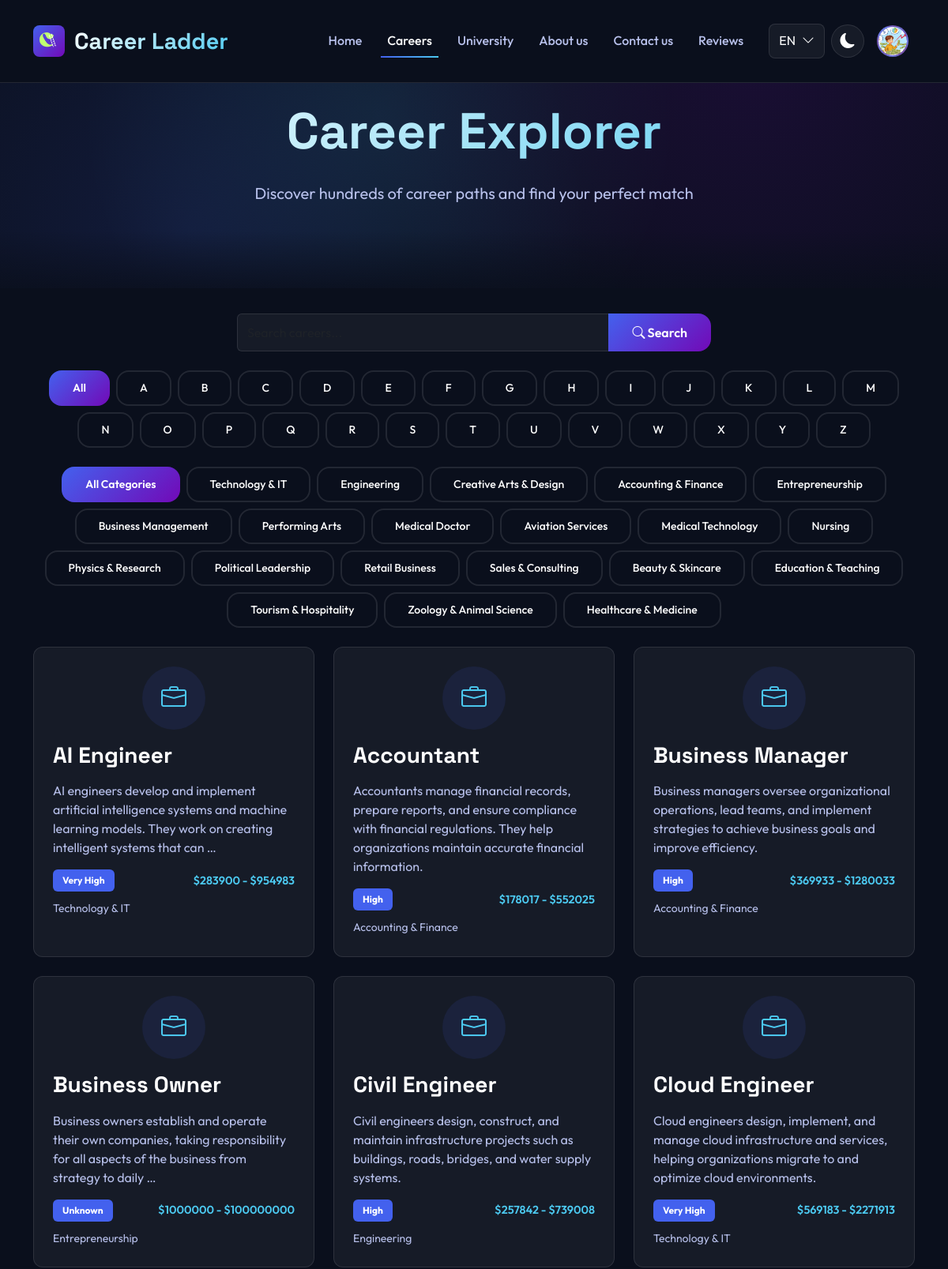
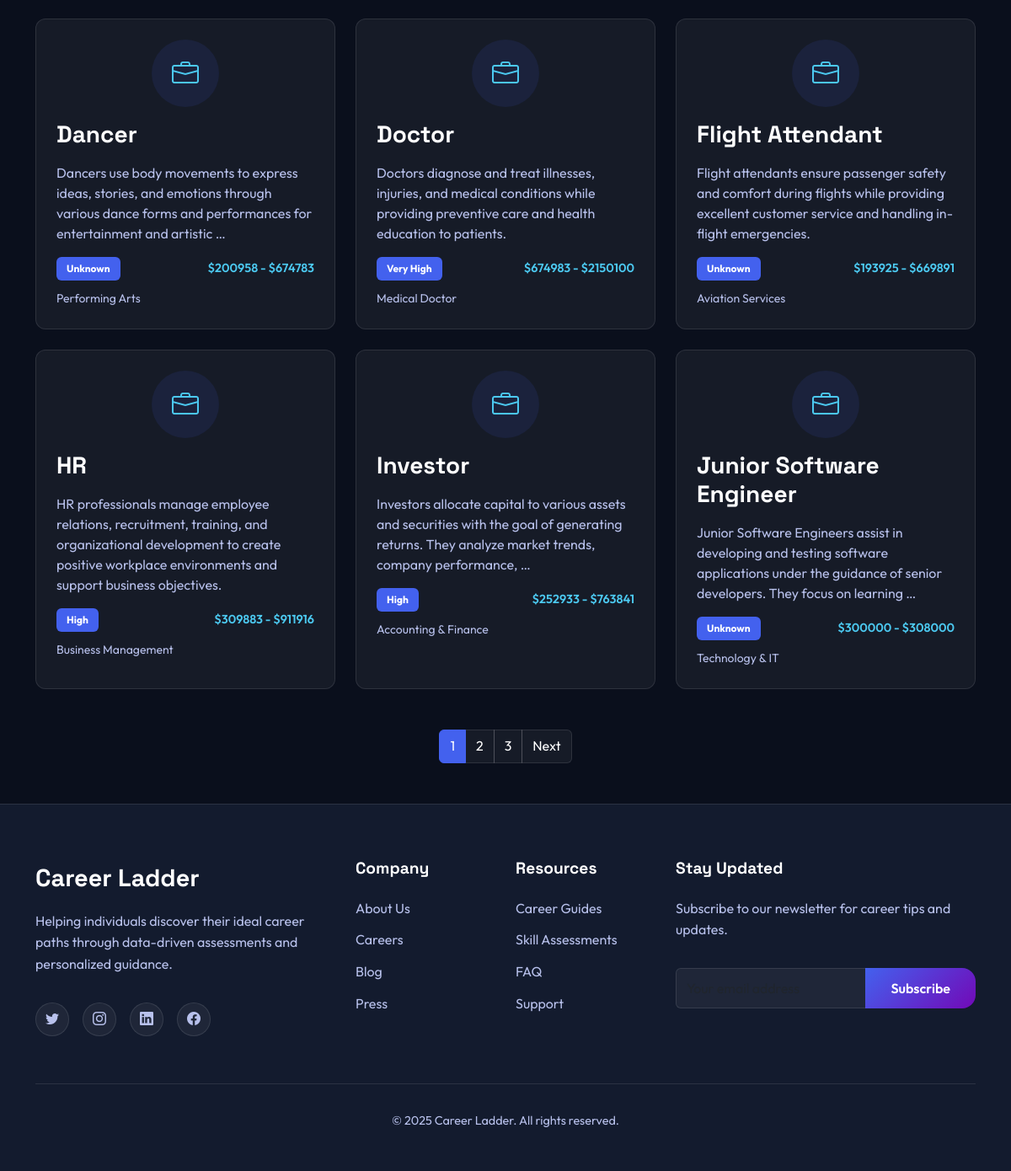
The page /careers/ (signed in) on the database its author committed (2 pictures, top to bottom).
### NovaX_webpage/models.py (models this page shows, shortened)
class StudentProfile(models.Model):
    EXAM_CHOICES = [
        ("none", "Not taken"),
        ("matriculation", "Matriculation Exam"),
        ("igcse", "IGCSE"),
        ("ged", "GED"),
    ]
    GENDER_CHOICES = [
        ("male", "Male"),
        ("female", "Female"),
    ]
    user = models.OneToOneField(User, on_delete=models.CASCADE, related_name="profile")
    full_name = models.CharField(max_length=150, blank=True)  # display name
    gender = models.CharField(max_length=10, choices=GENDER_CHOICES, blank=True)
    age = models.PositiveIntegerField(null=True, blank=True, validators=[MinValueValidator(10), MaxValueValidator(100)])
    phone = models.CharField(max_length=20, null=True, blank=True)
    exam_type = models.CharField(max_length=20, choices=EXAM_CHOICES, default="none")
    passed_date = models.DateField(null=True, blank=True)  # matric/igcse/ged passed date (if applicable)
    passed_school = models.CharField(max_length=120, blank=True)  # e.g. "MA HLAING", "CAE"
    subject_marks = models.JSONField(default=dict, blank=True)
    history_tests_taken = models.JSONField(default=list, blank=True)
    photo = models.ImageField(upload_to="profile_photos/", null=True, blank=True)
    last_school = models.CharField(max_length=100, null=True, blank=True)

class Category(models.Model):
    name_en = models.CharField(max_length=200)
    name_my = models.CharField(max_length=200, blank=True)
    slug = models.SlugField(max_length=255, unique=True, blank=True)
    description_en = models.TextField(blank=True)
    description_my = models.TextField(blank=True)
    university_category_keywords = models.TextField(
        blank=True, help_text="Comma-separated keywords to match with university majors"
    )
    class Meta:
        verbose_name_plural = "Categories"
    def get_name(self, language="en"):
        return getattr(self, f"name_{language}", self.name_en)

class Career(models.Model):
    title_en = models.CharField(max_length=200)
    title_my = models.CharField(max_length=200, blank=True)
    slug = models.SlugField(unique=True)
    category = models.ForeignKey(
        Category, on_delete=models.CASCADE, related_name="careers"
    )
    career_keywords = models.TextField(
        blank=True, help_text="Comma-separated specific keywords"
    )
    description_en = models.TextField()
    description_my = models.TextField(blank=True)
    responsibilities_en = models.TextField()
    skills_required_en = models.TextField()
    education_requirements_en = models.TextField()
    responsibilities_my = models.TextField(blank=True)
    skills_required_my = models.TextField(blank=True)
    education_requirements_my = models.TextField(blank=True)
    salary_range_min = models.DecimalField(max_digits=15, decimal_places=2)
    salary_range_max = models.DecimalField(max_digits=15, decimal_places=2)
    salary_currency = models.CharField(max_length=3, default="USD")
    job_outlook_en = models.CharField(
        max_length=100,
        choices=[
            ("very_high", "Very High Demand"),
            ("high", "High Demand"),
            ("average", "Average Demand"),
            ("low", "Low Demand"),
        ],
    )
    job_outlook_my = models.CharField(max_length=100, blank=True)
    experience_level = models.CharField(
        max_length=50,
        choices=[
            ("entry", "Entry Level"),
            ("mid", "Mid Level"),
            ("senior", "Senior Level"),
            ("executive", "Executive Level"),
        ],
    )
    public_university = models.ForeignKey(
        'PublicUniversity',
        on_delete=models.SET_NULL,
        null=True,
        blank=True,
        help_text="Related public university for this career"
    )
    private_college = models.ForeignKey(
        'PrivateCollege',
        on_delete=models.SET_NULL,
        null=True,
        blank=True,
        help_text="Related private college for this career"
    )
    is_active = models.BooleanField(default=True)
    created_at = models.DateTimeField(auto_now_add=True)
    updated_at = models.DateTimeField(auto_now=True)
    def get_title(self, language="en"):
        return getattr(self, f"title_{language}", self.title_en)
    def get_description(self, language="en"):
        return getattr(self, f"description_{language}", self.description_en)
    def get_job_outlook(self, language="en"):
        outlook_map = {
            "very_high": "Very High",
            "high": "High",
            "average": "Average",
            "low": "Low",
        }
        return outlook_map.get(self.job_outlook_en, "Unknown")

### NovaX_webpage/views.py (the view)
# urls.py: path('careers/', views.career_list, name='career_list'),
def career_list(request):
    current_language = request.GET.get('lang') or request.session.get('language') or 'en'
    request.session['language'] = current_language
    careers = Career.objects.filter(is_active=True).order_by("title_en")
    letter = request.GET.get("letter", "").upper()
    if letter and len(letter) == 1:
        careers = careers.filter(title_en__istartswith=letter)
    category_slug = request.GET.get("category")
    if category_slug:
        careers = careers.filter(category__slug=category_slug)
    paginator = Paginator(careers, 12)
    page_number = request.GET.get("page")
    page_obj = paginator.get_page(page_number)
    categories = Category.objects.all()
    context = {
        "page_obj": page_obj,
        "categories": categories,
        "selected_letter": letter,
        "selected_category": category_slug,
        "current_language": current_language,
    }
    return render(request, "careers/career_list.html", context)

### NovaX_webpage/templates/careers/career_list.html (shortened to what this page needs)
{% extends "base.html" %}
{% load static %}
{% block content %}
<section class="hero-section" style="padding: 8rem 0 4rem;">
  <div class="container">
    <div class="hero-content text-center translation-content">
      <h1 class="fade-in-up">
        {% if current_language == 'my' %}
          အလုပ်အကိုင်ရှာဖွေရေးကိရိယာ
        {% else %}
          Career Explorer
        {% endif %}
      </h1>
      <p class="subtext mx-auto fade-in-up delay-1">
        {% if current_language == 'my' %}
          ရာနှင့်ချီသော အလုပ်အကိုင်လမ်းကြောင်းများကို ရှာဖွေပြီး သင့်တော်သော အလုပ်အကိုင်ကို ရှာဖွေလိုက်ပါ
        {% else %}
          Discover hundreds of career paths and find your perfect match
        {% endif %}
      </p>
    </div>
  </div>
</section>
<section class="section translation-content" style="padding: 2rem 0;">
  <div class="container">
    <div class="row mb-4">
      <div class="col-12">
        <form action="{% url 'career_search' %}" method="get" class="fade-in-up">
          <div class="input-group" style="max-width: 600px; margin: 0 auto;">
            <input type="text" name="q" class="form-control"
                   placeholder="{% if current_language == 'my' %}အလုပ်အကိုင်များ ရှာဖွေရန်...{% else %}Search careers...{% endif %}"
                   value="{{ query|default:'' }}"
                   style="background: var(--card-bg); border: 1px solid var(--border-color); color: var(--text-primary);">
            <button class="btn btn-primary-custom" type="submit">
              <i class="bi bi-search"></i>
              <span class="btn-text">{% if current_language == 'my' %}ရှာဖွေရန်{% else %}Search{% endif %}</span>
            </button>
          </div>
        </form>
      </div>
    </div>
    <div class="row mb-4">
      <div class="col-12">
        <div class="d-flex flex-wrap justify-content-center gap-2 fade-in-up delay-1">
          <a href="{% url 'career_list' %}"
            class="btn btn-sm {% if not selected_letter %}btn-primary-custom{% else %}btn-secondary-custom{% endif %}">
            {% if current_language == 'my' %}အားလုံး{% else %}All{% endif %}
          </a>
          {% for letter in "ABCDEFGHIJKLMNOPQRSTUVWXYZ" %}
          <a href="{% url 'career_list' %}?letter={{ letter }}"
            class="btn btn-sm {% if selected_letter == letter %}btn-primary-custom{% else %}btn-secondary-custom{% endif %}">
            {{ letter }}
          </a>
          {% endfor %}
        </div>
      </div>
    </div>
    <div class="row mb-4">
      <div class="col-12">
        <div class="d-flex flex-wrap justify-content-center gap-2 fade-in-up delay-2">
          <a href="{% url 'career_list' %}"
             class="btn btn-sm {% if not selected_category %}btn-primary-custom{% else %}btn-secondary-custom{% endif %}">
            {% if current_language == 'my' %}အမျိုးအစားအားလုံး{% else %}All Categories{% endif %}
          </a>
          {% for cat in categories %}
          <a href="{% url 'career_list' %}?category={{ cat.slug }}"
             class="btn btn-sm {% if selected_category == cat.slug %}btn-primary-custom{% else %}btn-secondary-custom{% endif %}">
            {% if current_language == 'my' and cat.get_name_my %}
              {{ cat.get_name_my }}
            {% else %}
              {{ cat.get_name }}
            {% endif %}
          </a>
          {% endfor %}
        </div>
      </div>
    </div>
    <div class="row g-4">
      {% for career in page_obj %}
      <div class="col-lg-4 col-md-6 fade-in-up">
        <a href="{% url 'career_detail' career.slug %}" class="career-card h-100 d-block text-decoration-none"
          style="cursor: pointer; min-height: 300px; background: var(--card-bg); border: 1px solid var(--border-color); border-radius: 12px; padding: 1.5rem; display: block; text-decoration: none; color: inherit; transition: all 0.3s ease;">
          <div class="feature-icon" style="text-align: center; margin-bottom: 1rem;">
            <i class="bi bi-briefcase" style="font-size: 2rem; color: var(--accent-teal);"></i>
          </div>
          <h3 style="margin-bottom: 1rem; color: var(--text-primary);">
            {% if current_language == 'my' and career.get_title_my %}
              {{ career.get_title_my }}
            {% else %}
              {{ career.get_title }}
            {% endif %}
          </h3>
          <p class="mb-2" style="min-height: 60px; color: var(--text-secondary); line-height: 1.5;">
            {% if current_language == 'my' and career.get_description_my %}
              {{ career.get_description_my|truncatewords:20 }}
            {% else %}
              {{ career.get_description|truncatewords:20 }}
            {% endif %}
          </p>
          <div class="d-flex justify-content-between align-items-center mt-3">
            <span class="badge" style="background: var(--accent-blue); color: white; padding: 0.5rem 0.75rem; border-radius: 6px;">
              {% if current_language == 'my' and career.get_job_outlook_my %}
                {{ career.get_job_outlook_my }}
              {% else %}
                {{ career.get_job_outlook }}
              {% endif %}
            </span>
            <span style="color: var(--accent-teal); font-weight: 600; font-size: 0.9rem;">
              {% if current_language == 'my' %}
                {{ career.salary_range_min|floatformat:0 }} - {{ career.salary_range_max|floatformat:0 }} ကျပ်
              {% else %}
                ${{ career.salary_range_min|floatformat:0 }} - ${{ career.salary_range_max|floatformat:0 }}
              {% endif %}
            </span>
          </div>
          <div class="mt-2">
            <small style="color: var(--text-secondary);">
              {% if current_language == 'my' and career.category.get_name_my %}
                {{ career.category.get_name_my }}
              {% else %}
                {{ career.category.get_name }}
              {% endif %}
            </small>
          </div>
        </a>
      </div>
      {% endfor %}
    </div>
    {% if page_obj.has_other_pages %}
    <div class="row mt-5">
      <div class="col-12">
        <nav aria-label="Career pagination">
          <ul class="pagination justify-content-center">
            {% for num in page_obj.paginator.page_range %}
            {% if page_obj.number == num %}
            <li class="page-item active">
              <span class="page-link" style="background: var(--accent-blue); border-color: var(--accent-blue);">
                {{ num }}
              </span>
            </li>
            {% else %}
            <li class="page-item">
              <a class="page-link"
                href="?page={{ num }}{% if selected_letter %}&letter={{ selected_letter }}{% endif %}{% if selected_category %}&category={{ selected_category }}{% endif %}"
                style="background: var(--card-bg); border-color: var(--border-color); color: var(--text-primary);">
                {{ num }}
              </a>
            </li>
            {% endif %}
            {% endfor %}
            {% if page_obj.has_next %}
            <li class="page-item">
              <a class="page-link"
                href="?page={{ page_obj.next_page_number }}{% if selected_letter %}&letter={{ selected_letter }}{% endif %}{% if selected_category %}&category={{ selected_category }}{% endif %}"
                style="background: var(--card-bg); border-color: var(--border-color); color: var(--text-primary);">
                {% if current_language == 'my' %}နောက်သို့{% else %}Next{% endif %}
              </a>
            </li>
            {% endif %}
          </ul>
        </nav>
      </div>
    </div>
    {% endif %}
  </div>
</section>
{% endblock %}

### NovaX_webpage/templates/includes/header.html (shortened to what this page needs)
{% load static %}
<nav class="navbar navbar-expand-lg">
  <div class="container-fluid" style="margin-left: 30px; margin-right: 30px;">
    <a class="navbar-brand" href="{% url 'home' %}">
      <div class="brand-logo"><img src="{% static 'logo.png' %}" alt="Career Ladder Logo"></div>
      <span class="brand-text">Career Ladder</span>
    </a>
    <div class="collapse navbar-collapse" id="navbarNav">
      <ul class="navbar-nav ms-auto align-items-center">
        <li class="nav-item">
          <a class="nav-link mx-2 {% if request.resolver_match.url_name == 'home' %} active{% endif %}"
             href="{% url 'home' %}" data-i18n="nav.home">Home</a>
        </li>
        <li class="nav-item">
          <a class="nav-link mx-2{% if request.resolver_match.url_name == 'career_list' %} active{% endif %}"
             href="{% url 'career_list' %}" data-i18n="nav.career">Careers</a>
        </li>
         <li class="nav-item">
          <a class="nav-link mx-2{% if request.resolver_match.url_name == 'architecture_path' %} active{% endif %}"
             href="{% url 'architecture_path' %}" data-i18n="nav.archiPaths">University</a>
        </li>
        <li class="nav-item">
          <a class="nav-link mx-2{% if request.resolver_match.url_name == 'about' %} active{% endif %}"
             href="{% url 'about' %}" data-i18n="nav.aboutus">About us</a>
        </li>
        <li class="nav-item">
          <a class="nav-link mx-2{% if request.resolver_match.url_name == 'contact' %} active{% endif %}"
             href="{% url 'contact' %}" data-i18n="nav.contactUs">Contact us</a>
        </li>
        <li class="nav-item">
          <a class="nav-link{% if request.resolver_match.url_name == 'contact' %} active{% endif %}"
             href="{% url 'review_page' %}" data-i18n="nav.reviews">User Review</a>
        </li>
        <li class="ms-lg-3 d-flex align-items-center gap-2">
<div class="language-selector">
  <div class="language-btn" id="languageBtn">
    <span id="currentLanguage">
    </span>
    <i class="bi bi-chevron-down"></i>
  </div>
</div>
          <button class="theme-toggle" id="themeToggle">
            <i class="bi bi-moon-fill"></i>
          </button>
          {% if user.is_authenticated %}
          <div class="nav-item dropdown">
            <a class="nav-link dropdown-toggle p-0 no-underline" href="#" id="profileDropdown" role="button" data-bs-toggle="dropdown" aria-expanded="false">
              <div class="user-avatar-circle">
                {% if user.profile.photo %}
                  <img src="{{ user.profile.photo.url }}" alt="{{ user.username }}" class="profile-photo">
                {% else %}
                  <i class="bi bi-person-fill"></i>
                {% endif %}
              </div>
            </a>
          </div>
          {% endif %}
        </li>
      </ul>
    </div>
  </div>
</nav>

### rows shown on the page
Category: get_name "Technology & IT"
Category: get_name "Engineering"
Category: get_name "Creative Arts & Design"
Category: get_name "Accounting & Finance"
Category: get_name "Entrepreneurship"
Category: get_name "Business Management"
Category: get_name "Performing Arts"
Category: get_name "Medical Doctor"
Category: get_name "Aviation Services"
Category: get_name "Medical Technology"
Category: get_name "Nursing"
Category: get_name "Physics & Research"
Category: get_name "Political Leadership"
Category: get_name "Retail Business"
Category: get_name "Sales & Consulting"
Category: get_name "Beauty & Skincare"
Category: get_name "Education & Teaching"
Category: get_name "Tourism & Hospitality"
Category: get_name "Zoology & Animal Science"
Category: get_name "Healthcare & Medicine"
Career: get_title "AI Engineer", get_description "AI engineers develop and implement artificial intelligence systems and machine learning models. They work on creating intelligent systems that can …", get_job_outlook "Very High", salary_range_min "283900", salary_range_max "954983", category.get_name "Technology & IT"
Career: get_title "Accountant", get_description "Accountants manage financial records, prepare reports, and ensure compliance with financial regulations. They help organizations maintain accurate financial information.", get_job_outlook "High", salary_range_min "178017", salary_range_max "552025", category.get_name "Accounting & Finance"
Career: get_title "Business Manager", get_description "Business managers oversee organizational operations, lead teams, and implement strategies to achieve business goals and improve efficiency.", get_job_outlook "High", salary_range_min "369933", salary_range_max "1280033", category.get_name "Accounting & Finance"
Career: get_title "Business Owner", get_description "Business owners establish and operate their own companies, taking responsibility for all aspects of the business from strategy to daily …", get_job_outlook "Unknown", salary_range_min "1000000", salary_range_max "100000000", category.get_name "Entrepreneurship"
Career: get_title "Civil Engineer", get_description "Civil engineers design, construct, and maintain infrastructure projects such as buildings, roads, bridges, and water supply systems.", get_job_outlook "High", salary_range_min "257842", salary_range_max "739008", category.get_name "Engineering"
Career: get_title "Cloud Engineer", get_description "Cloud engineers design, implement, and manage cloud infrastructure and services, helping organizations migrate to and optimize cloud environments.", get_job_outlook "Very High", salary_range_min "569183", salary_range_max "2271913", category.get_name "Technology & IT"
Career: get_title "Dancer", get_description "Dancers use body movements to express ideas, stories, and emotions through various dance forms and performances for entertainment and artistic …", get_job_outlook "Unknown", salary_range_min "200958", salary_range_max "674783", category.get_name "Performing Arts"
Career: get_title "Doctor", get_description "Doctors diagnose and treat illnesses, injuries, and medical conditions while providing preventive care and health education to patients.", get_job_outlook "Very High", salary_range_min "674983", salary_range_max "2150100", category.get_name "Medical Doctor"
Career: get_title "Flight Attendant", get_description "Flight attendants ensure passenger safety and comfort during flights while providing excellent customer service and handling in-flight emergencies.", get_job_outlook "Unknown", salary_range_min "193925", salary_range_max "669891", category.get_name "Aviation Services"
Career: get_title "HR", get_description "HR professionals manage employee relations, recruitment, training, and organizational development to create positive workplace environments and support business objectives.", get_job_outlook "High", salary_range_min "309883", salary_range_max "911916", category.get_name "Business Management"
Career: get_title "Investor", get_description "Investors allocate capital to various assets and securities with the goal of generating returns. They analyze market trends, company performance, …", get_job_outlook "High", salary_range_min "252933", salary_range_max "763841", category.get_name "Accounting & Finance"
Career: get_title "Junior Software Engineer", get_description "Junior Software Engineers assist in developing and testing software applications under the guidance of senior developers. They focus on learning …", get_job_outlook "Unknown", salary_range_min "300000", salary_range_max "308000", category.get_name "Technology & IT"

### other values the page prints
{{ letter }} "A" "B" "C" "D" "E" "F" "G" "H" "I" "J" "K" "L" "M" "N" "O" "P" "Q" "R" "S" "T" "U" "V" "W" "X" "Y" "Z"
{{ num }} "1"
{{ num }} "2" "3"
